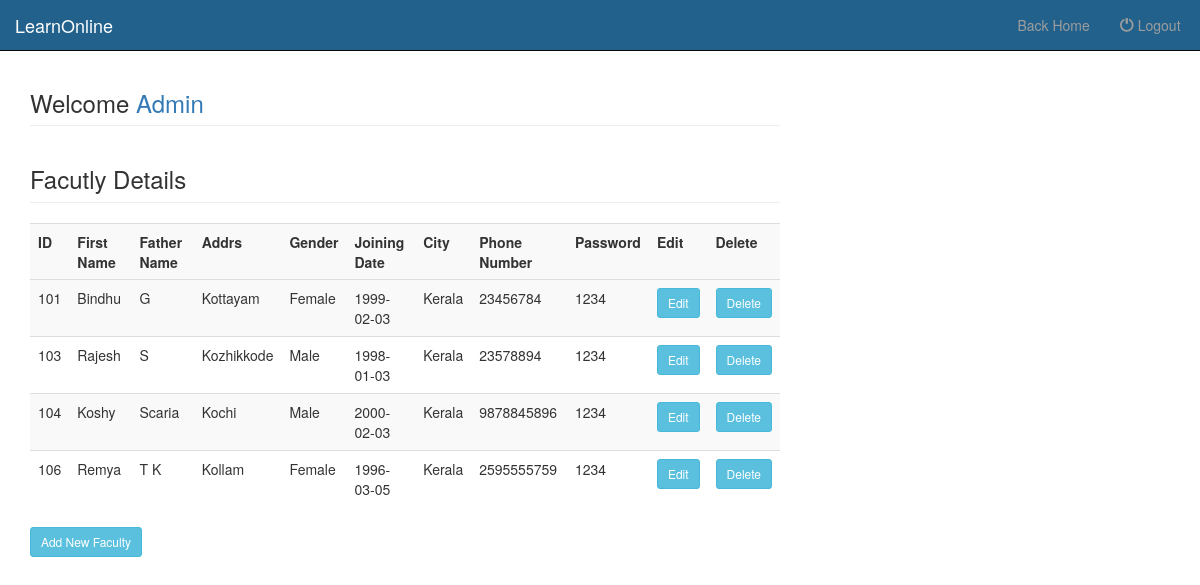
Page /facultydetails.php (signed in) on the committed database.
### tables this page shows
CREATE TABLE `facutlytable` (
  `FID` int(10) NOT NULL,
  `FName` varchar(50) NOT NULL,
  `FaName` varchar(30) NOT NULL,
  `Addrs` text NOT NULL,
  `Gender` varchar(6) NOT NULL,
  `JDate` date NOT NULL,
  `City` varchar(10) NOT NULL,
  `Pass` varchar(10) NOT NULL,
  `PhNo` bigint(10) NOT NULL
);

### facultydetails.php (the view, shortened to what this page needs)
<?php include('adminhead.php'); ?>
<div class="container">
	<div class="row">
		<div class="col-md-8">
			<h3 class="page-header">Welcome <a href="welcomeadmin">Admin</a> </h3>
			<?php
			include( "database.php" );
			$sql = "select * from  facutlytable";
			$result = mysqli_query( $connect, $sql );
			echo "<h3 class='page-header' >Facutly Details</h3>";
			echo "<table class='table table-striped' style='width:100%'>
				<tr>
					<th>ID</th>
					<th>First Name</th>
					<th>Father Name</th>
					<th>Addrs</th>
					<th>Gender</th>
					<th>Joining Date</th>
					<th>City</th>
					<th>Phone Number</th>
					<th>Password</th>
					<th>Edit</th>
					<th>Delete</th>
				<tr>";
			while ( $row = mysqli_fetch_array( $result ) ) {
				?>
			<tr>
				<td>
					<?PHP echo $row['FID'];?>
				</td>
				<td>
					<?PHP echo $row['FName'];?>
				</td>
				<td>
					<?PHP echo $row['FaName'];?>
				</td>
				<td>
					<?PHP echo $row['Addrs'];?>
				</td>
				<td>
					<?PHP echo $row['Gender'];?>
				</td>
				<td>
					<?PHP echo $row['JDate'];?>
				</td>
				<td>
					<?PHP echo $row['City'];?>
				</td>
				<td>
					<?PHP echo $row['PhNo'];?>
				</td>
				<td>
					<?PHP echo $row['Pass'];?>
				</td>
				<td><a href="updatefaculty.php?fid=<?php echo $row['FID']; ?>"><input type="button" Value="Edit" class="btn btn-info btn-sm"></a>
				</td>
				<td><a href="facultydetails.php?deleteid=<?php echo $row['FID']; ?>"><input type="button" Value="Delete" class="btn btn-info btn-sm"></a>
				</td>
			</tr>
			<?php } ?>
			</table>
			<a href="addnewfaculty"><button type="button" value="Add New Faculty" class="btn btn-info btn-sm">Add New Faculty</button></a>
		</div>
	</div>

### adminhead.php (shortened to what this page needs)
<!doctype html>
<html lang="en">
<head>
    <link href="css/bootstrap.min.css" rel="stylesheet">
    <link href="css/modern-business.css" rel="stylesheet">
    <link href="font-awesome/css/font-awesome.min.css" rel="stylesheet" type="text/css">
</head>
<body>
<header>
    <nav class="navbar navbar-inverse navbar-fixed-top" role="navigation" style="background-color: #21618c;>
        <div class="container">
            <div class="navbar-header">
                <a class="navbar-brand" href="index">LearnOnline</a>
            </div>
            <div class="collapse navbar-collapse" id="bs-example-navbar-collapse-1">
                <ul class="nav navbar-nav navbar-right">
                    <li>
                        <a href="welcomeadmin">Back Home</a>
                    </li>
                  <li>
                      <a href="logoutadmin.php" class="logout-button" title="Logout">
                    <span class="glyphicon glyphicon-off" aria-hidden="true"></span> Logout &nbsp&nbsp&nbsp&nbsp
                </a>
                    </li>
                </ul>
            </div>
    </nav>
</header>

### css/modern-business.css (style rules this page uses)
html, body { height: 100%; }
body { padding-top: 50px; }

### rows in the picture
facutlytable: FID "101", FName "Bindhu", FaName "G", Addrs "Kottayam", Gender "Female", JDate "1999-02-03", City "Kerala", PhNo "23456784", Pass "1234"
facutlytable: FID "103", FName "Rajesh", FaName "S", Addrs "Kozhikkode", Gender "Male", JDate "1998-01-03", City "Kerala", PhNo "23578894", Pass "1234"
facutlytable: FID "104", FName "Koshy", FaName "Scaria", Addrs "Kochi", Gender "Male", JDate "2000-02-03", City "Kerala", PhNo "9878845896", Pass "1234"
facutlytable: FID "106", FName "Remya", FaName "T K", Addrs "Kollam", Gender "Female", JDate "1996-03-05", City "Kerala", PhNo "2595555759", Pass "1234"
